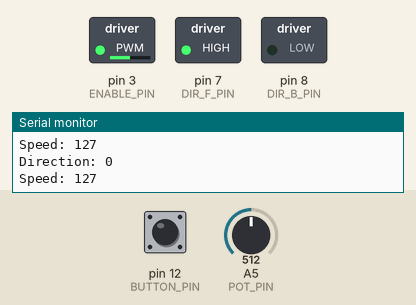
A sketch run on a simulated Arduino Uno, built with avr-gcc and run on an emulated ATmega328P. On the bench: switched loads named in the sketch (green lamp = pin HIGH), the last lines printed to the serial monitor. The inputs (shaded band) are chosen by the test bench; at power-on: pin 12 (BUTTON_PIN) HIGH, A5 (POT_PIN) = 512.

Above: at 1.2 s.
1.3 s: pin 12 (BUTTON_PIN) pulled LOW for 0.15 s
At 2.7 s:
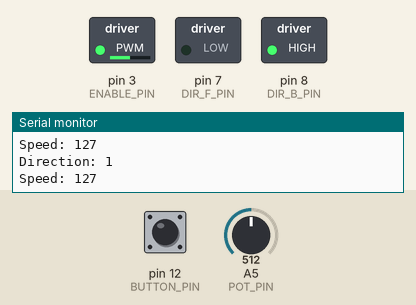
3.0 s: A5 (POT_PIN) set to 412
At 4.4 s:
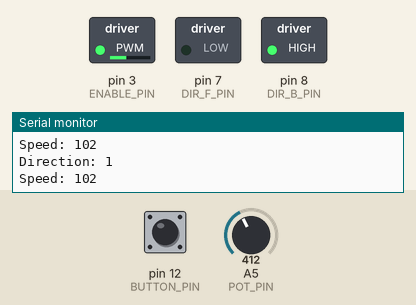
6.0 s: A5 (POT_PIN) set to 386
At 7.3 s:
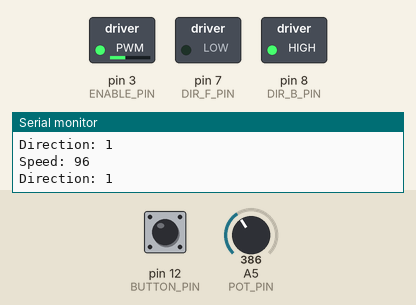
9.0 s: A5 (POT_PIN) set to 122
At 10.1 s:
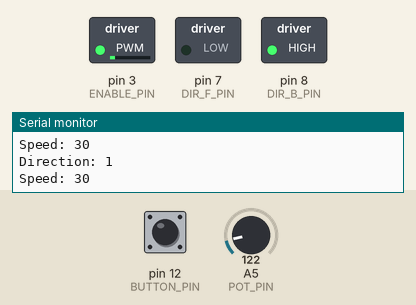
10.5 s: pin 12 (BUTTON_PIN) pulled LOW for 1 s
At 12.6 s:
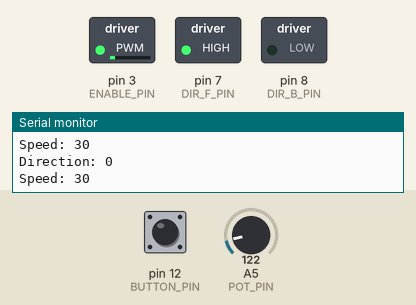
13.0 s: A5 (POT_PIN) set to 43
At 14.4 s:
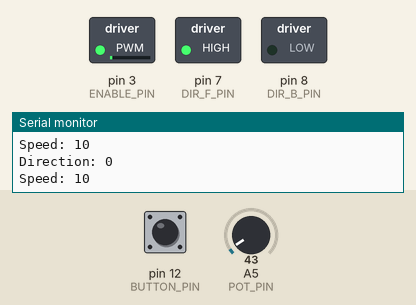
16.0 s: A5 (POT_PIN) set to 38
Timing chart, 0 to 19.0 s (numbered marks = the images above; inputs shaded):
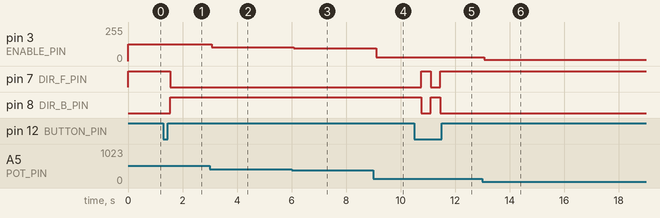

Measured:
- after the input at 1.3 s, pin 7 (DIR_F_PIN): HIGH → LOW after 0.26 s; pin 8 (DIR_B_PIN): LOW → HIGH after 0.26 s
- after the input at 3.0 s, pin 3 (ENABLE_PIN): 127/255 → 102/255 after 0.07 s
- after the input at 6.0 s, pin 3 (ENABLE_PIN): 102/255 → 96/255 after 0.08 s
- after the input at 9.0 s, pin 3 (ENABLE_PIN): 96/255 → 30/255 after 0.10 s
- after the input at 10.5 s, pin 7 (DIR_F_PIN): LOW → HIGH after 0.26 s, → LOW 0.35 s later, → HIGH 0.35 s later; pin 8 (DIR_B_PIN): HIGH → LOW after 0.26 s, → HIGH 0.35 s later, → LOW 0.35 s later
- after the input at 13.0 s, pin 3 (ENABLE_PIN): 30/255 → 10/255 after 0.07 s
- after the input at 16.0 s, pin 3 (ENABLE_PIN): 10/255 → 9/255 after 0.08 s

The sketch:

pwm_motor_adc.ino
```cpp
#include <Arduino.h>

// Pin definitions
#define ENABLE_PIN  3   // PD3
#define DIR_F_PIN 7     // PD7
#define DIR_B_PIN 8     // PB0
#define BUTTON_PIN  12  // PB4
#define POT_PIN A5      // Analog PIN A5

enum MOTOR_DIRECTION { FOWARD = 0, BACKWARD = 1 };
enum MOTOR_DIRECTION Direction = FOWARD;

void init_ADC() {
  ADMUX |= (0 << REFS1) | (1 << REFS0); // AVcc reference
  ADMUX &= ~(1 << ADLAR);               // Right adjust result
  ADCSRA |= (1 << ADEN);                // ADC enable
  ADCSRA |= (1 << ADPS2) | (1 << ADPS1) | (1 << ADPS0); // Prescaler 128
}

int read_ADC(uint8_t channel) {
  channel &= 0x07;                      // Ensure channel is between 0-7
  ADMUX = (ADMUX & 0xF8) | channel;     // Select ADC channel
  ADCSRA |= (1 << ADSC);                // Start ADC conversion
  while (ADCSRA & (1 << ADSC));         // Wait for conversion to complete
  return ADCW;                          // Read ADC value (10-bit)
}

void setup() {
  Serial.begin(9600);
  init_ADC();

  // Configure pins
  DDRD |= (1 << PD3);  // Set PD3 (ENABLE_PIN) as output
  DDRD |= (1 << PD7);  // Set PD7 (DIR_F_PIN) as output
  DDRB |= (1 << PB0);  // Set PB0 (DIR_B_PIN) as output
  DDRB &= ~(1 << PB4); // Set PB4 (BUTTON_PIN) as input
  PORTB |= (1 << PB4); // Enable pull-up on PB4 (BUTTON_PIN)

  // Timer/Counter 2 setup for PWM on PD3 (OC2B)
  TCCR2A = (1 << WGM20) | (1 << WGM21);  // Fast PWM mode
  TCCR2B = (1 << CS22);                  // Prescaler 64
  TCCR2A |= (1 << COM2B1);               // Clear OC2B on compare match

  Serial.println("Ready to move");
}

void loop() {
  int pot_value = read_ADC(POT_PIN - A0); // Read potentiometer value (adjust channel number)
  int speed = map(pot_value, 0, 1023, 0, 255); // Map to 0-255 for PWM

  // Set the OCR2B register directly for PWM
  OCR2B = speed;

  // Read button state
  if (!(PINB & (1 << PB4))) {  // Button pressed (digitalRead)
    delay(150);  // Debounce
    Direction = (Direction == FOWARD) ? BACKWARD : FOWARD;  // Toggle direction
    delay(100);  // Debounce
  }

  // Set direction
  if (Direction == FOWARD) {
    PORTD |= (1 << PD7);  // Set PD7 (DIR_F_PIN) HIGH (digitalWrite)
    PORTB &= ~(1 << PB0); // Set PB0 (DIR_B_PIN) LOW (digitalWrite)
  } else {
    PORTD &= ~(1 << PD7); // Set PD7 (DIR_F_PIN) LOW (digitalWrite)
    PORTB |= (1 << PB0);  // Set PB0 (DIR_B_PIN) HIGH (digitalWrite)
  }

  Serial.print("Direction: ");
  Serial.println(Direction);
  Serial.print("Speed: ");
  Serial.println(speed);
  delay(100); // Small delay to stabilize serial output
}
```
